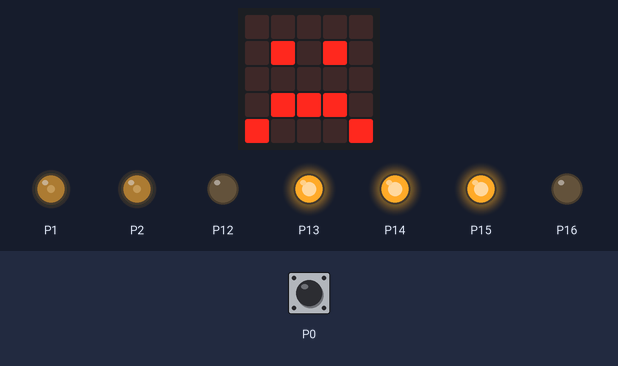
This program was run on a simulated BBC micro:bit running MicroPython. Shown: the board's 5×5 LED display, output pins drawn as LEDs (lit = HIGH). Dashed ring = blinking. The test bench sets the inputs (shaded band); at power-on: P0 LOW.

Above: at 1.2 s.
1.3 s: P0 pulled HIGH for 0.15 s
At 1.72 s:
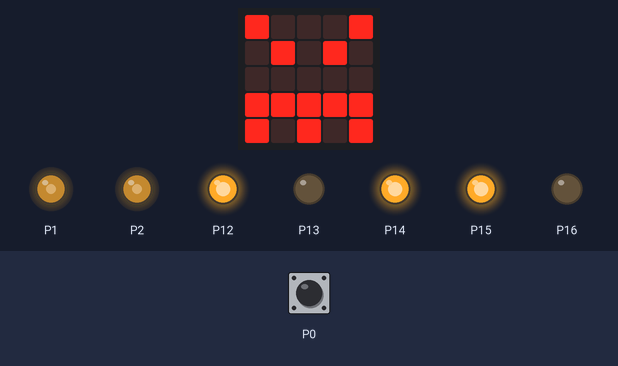
3.4 s: P0 pulled HIGH for 3.2 s
At 4.1 s:
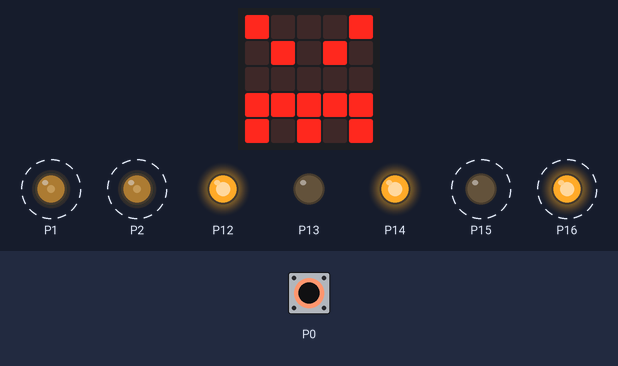
Timing chart, 0 to 8.5 s (numbered marks = the images above; inputs shaded):
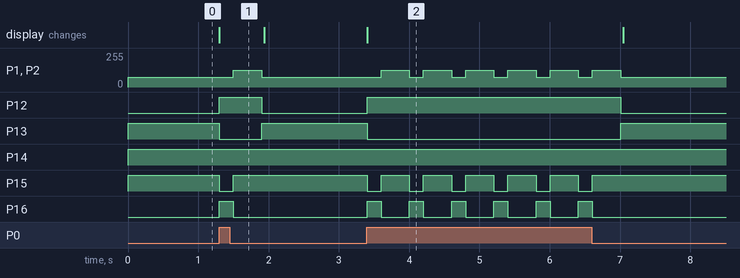

Measured:
- after the input at 1.3 s, P1, P2: 75/255 → 125/255 after 0.20 s, → 75/255 0.40 s later; P12: LOW → HIGH at once, → LOW 0.60 s later; P13: HIGH → LOW at once, → HIGH 0.60 s later; P15: HIGH → LOW at once, → HIGH 0.20 s later; P16: LOW → HIGH at once, → LOW 0.20 s later; the display: changes at once (image 1)
- after the input at 3.4 s, P1, P2: alternates 125/255 for 0.40 s and 75/255 for 0.20 s, 12 changes in all, then stays 75/255, starting after 0.20 s

The program:

turtle3whisker.py
```python
# Write your code here :-)
from microbit import *
'''
 turtle3whisker.py
  this code works to simply move forward continuously until
  the whisker is triggered  then moves backwards and right around 180 degrees

  I killed a microbit (the blue one )  shorting out when hooking up the power

  really stupid mistake.

  the motor controller seems to work but it doesn't send power to the microbit as it did before

  it now only sends power to the motors

  I have to hook up a separate 3v for the microbit to get it to work see video

  I will have to do this with an Arduino and try not to short that out

  '''

def fward():
    """
    now swiched for new chassis
    backwards movement

    orientation
    motor connentions to outside
    motor to front gears box to back
    left side notch negitive up
    right side notch negative down
    """

    pin1.write_analog(300)  # speed control for a1 and a2
    pin13.write_digital(1)  # a1
    pin12.write_digital(0)  # a2

    pin2.write_analog(300)  # speed control for b1 and b2

    pin15.write_digital(1)  # b1
    pin16.write_digital(0)


def bwards():
    """
    now swiched for new car chassis
    forwards movement

    orientation
    motor connentions to outside
    motor to front gears box to back
    left side notch negitive up
    right side notch negative down
    """

    pin1.write_analog(300)  # speed control for a1 and a2
    pin13.write_digital(0)  # a1
    pin12.write_digital(1)  # a2

    pin2.write_analog(300)  # speed control for b1 and b2

    pin15.write_digital(0)  # b 1
    pin16.write_digital(1)  # b2

    sleep(200)


def lt():

    pin1.write_analog(500)  # speed control for a1 and a2
    pin13.write_digital(1)  # a1
    pin12.write_digital(0)  # a2

    pin2.write_analog(500)  # speed control for b1 and b2

    pin15.write_digital(0)  # b1
    pin16.write_digital(1)  # b2

    sleep(200)


def rt():

    pin1.write_analog(500)  # speed control for a1 and a2
    pin13.write_digital(0)  # a1
    pin12.write_digital(1)  # a2

    pin2.write_analog(500)  # speed control for b1 and b2

    pin15.write_digital(1)  # b1
    pin16.write_digital(0)  # b2

    sleep(200)


while True:
    pin14.write_digital(1)
    if pin0.read_digital() == 1:
        display.show(Image.ANGRY)
        bwards()
        rt()
        rt()
    else:
        pin1.write_analog(300)  # speed control for a1 and a2
        pin13.write_digital(1)  # a1
        pin12.write_digital(0)  # a2

        pin2.write_analog(300)  # speed control for b1 and b2

        pin15.write_digital(1)  # b1
        pin16.write_digital(0)

        display.show(Image.SAD)
```
